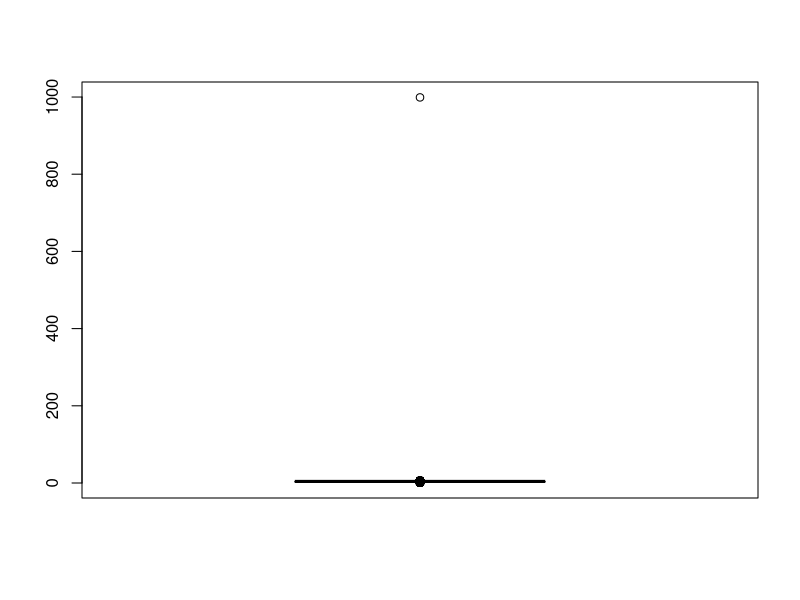
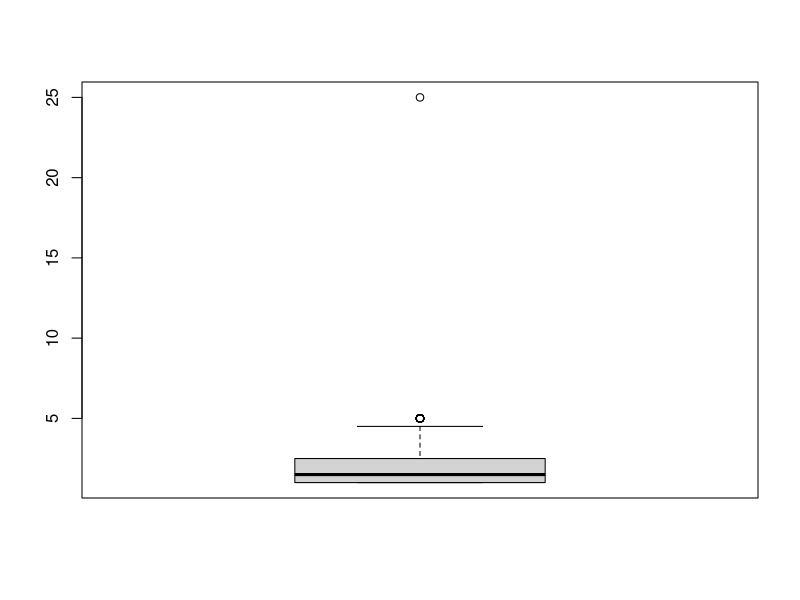
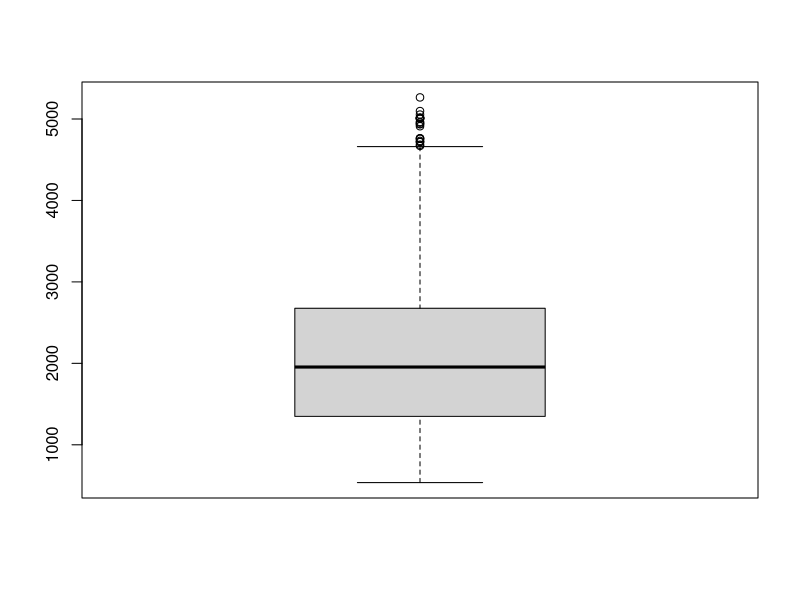
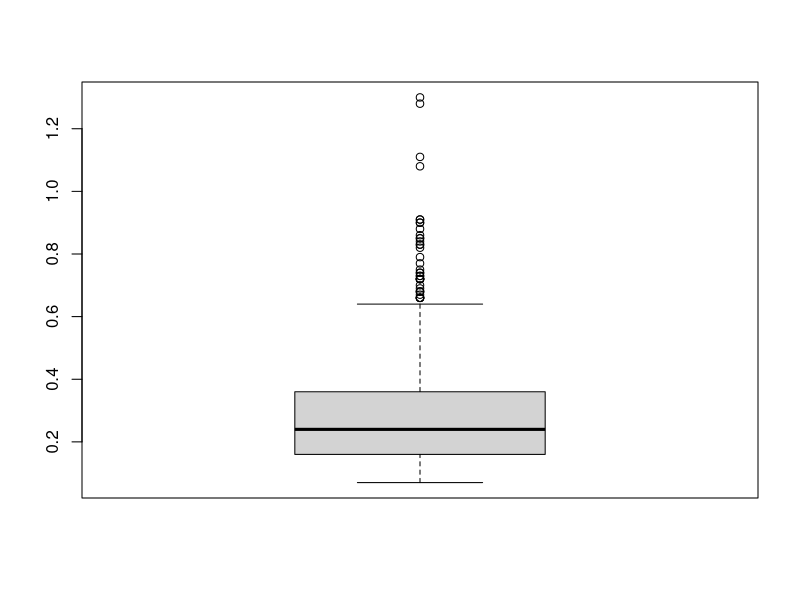
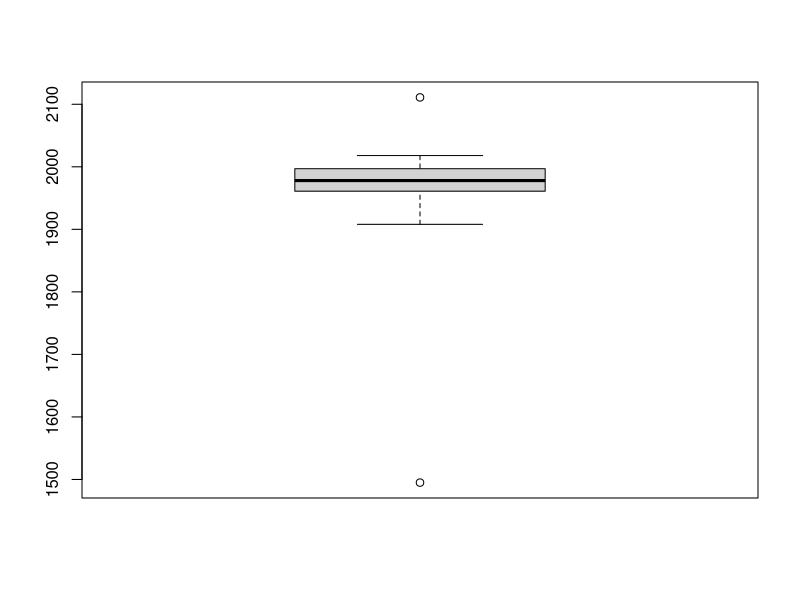
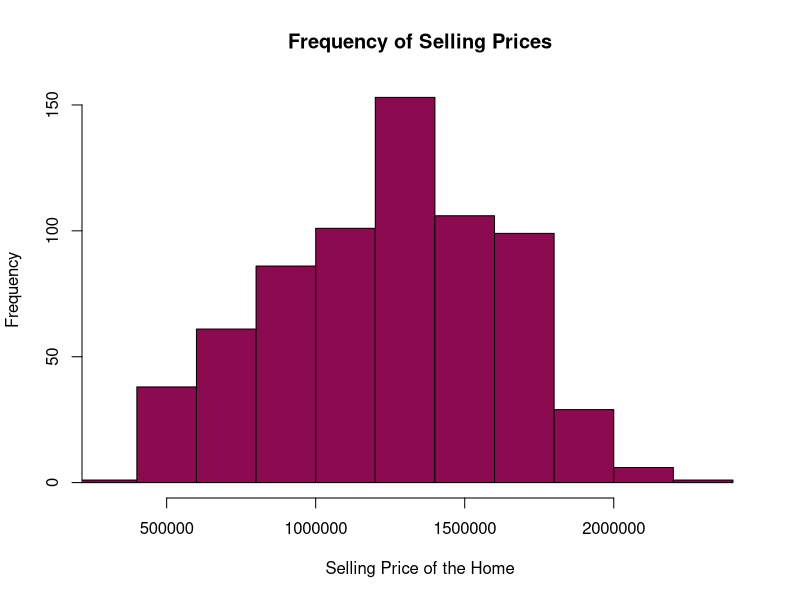
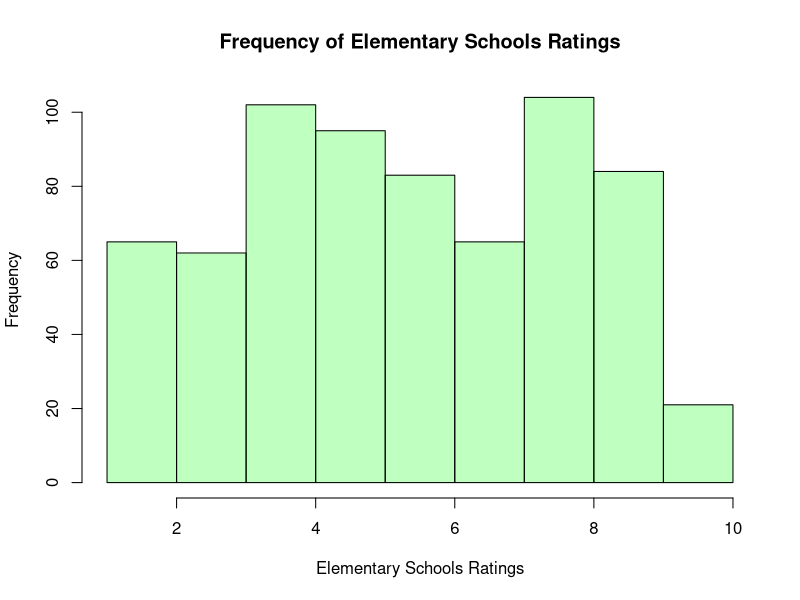
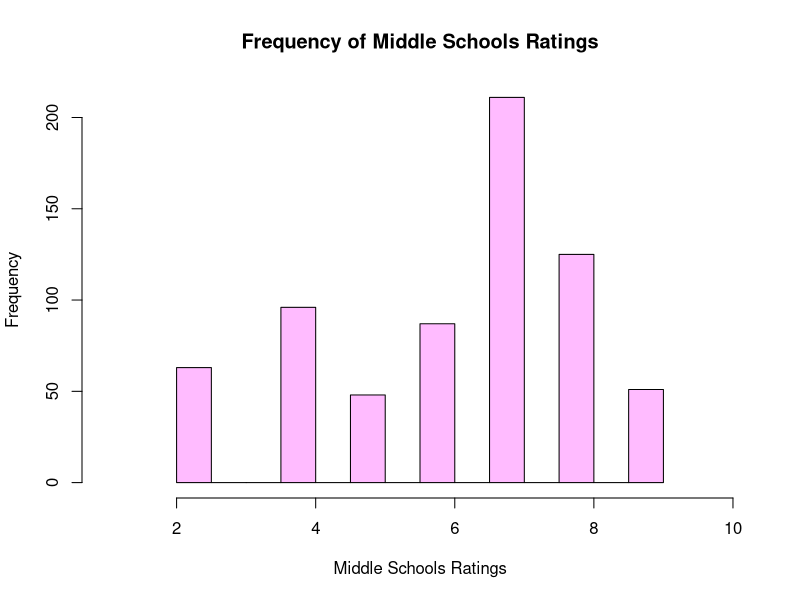

These figures' R source, in order:
library(tidyverse)
library(dplyr)

################## Reading the files ##################

housing <- read.csv("housing.csv", header = T)
housing <- as.data.frame(housing)

housing$neighborhood <- as.factor(housing$neighborhood)
housing$type <- as.factor(housing$type)
housing$levels <- as.factor(housing$levels)
housing$cooling <- as.factor(housing$cooling)
housing$heating <- as.factor(housing$heating)
housing$fireplace <- as.factor(housing$fireplace)
housing$elementary <- as.factor(housing$elementary)
housing$middle <- as.factor(housing$middle)
housing$high <- as.factor(housing$high)


schools <- read.csv("schools.csv", header = T)
schools <- as.data.frame(schools)


##########################################################


###################### Data Cleaning #####################

summary(housing)
# After running summary for housing, we see several NA's and abnormally large values,
# such as a house with 25 baths. This dataset requires some cleaning.

# Generated boxplots to investigate any outliers as evident from the summary
boxplot(housing$beds)
boxplot(housing$baths)
boxplot(housing$sqft)
boxplot(housing$lotsize)
boxplot(housing$year)


# Show how these columns with missing data do not have small enough p-value
# to indicate any correlations.


# Use Single Imputation to replace missing data with the mean value in columns
# sqft, lotsize, levels, cooling, heating, and fireplace.
housingClean <- housing
# Before replacing
summary(housingClean)
housingClean$sqft[is.na(housingClean$sqft)] <- mean(housingClean$sqft, na.rm = T)
housingClean$lotsize[is.na(housingClean$lotsize)] <- mean(housingClean$lotsize, na.rm = T)

housingClean <- mutate(housingClean, levels = recode(levels, "?" = "missing"))

housingClean$cooling = factor(housingClean$cooling, levels=c(levels(housingClean$cooling), "missing"))
housingClean$heating = factor(housingClean$heating, levels=c(levels(housingClean$heating), "missing"))
housingClean$fireplace = factor(housingClean$fireplace, levels=c(levels(housingClean$fireplace), "missing"))
housingClean[housingClean == ""] <- "missing"

# Getting rid of the blanks in data frame levels
housingClean$cooling <- droplevels(housingClean$cooling)
housingClean$heating <- droplevels(housingClean$heating)
housingClean$fireplace <- droplevels(housingClean$fireplace)


# Getting rid of two rows where beds are 999 and where the soldprice is 664
housingClean <- housingClean[-(which(housingClean$beds %in% 999)),]
housingClean <- housingClean[-(which(housingClean$soldprice %in% 664)),]

# Columns beds, baths, and year have incorrect values that were probably entered
# by mistake. They will be replaced.
housingClean[housingClean$baths == 25, "baths"] <- 2
housingClean[housingClean$year == 1495, "year"] <- 1995
housingClean[housingClean$year == 2111, "year"] <- 2011
# Town house and townhouse should be the same value as well
housingClean[housingClean$type == "town house", "type"] <- "townhouse"
housingClean$type <- droplevels(housingClean$type)

# After all the performed cleaning
summary(housingClean)


##########################################################


###################### Data Merging ######################

housingClean$elementary_size <- schools$size[match(housingClean$elementary, schools$school)]
housingClean$elementary_rating <- schools$rating[match(housingClean$elementary, schools$school)]

housingClean$middle_size <- schools$size[match(housingClean$middle, schools$school)]
housingClean$middle_rating <- schools$rating[match(housingClean$middle, schools$school)]

housingClean$high_size <- schools$size[match(housingClean$high, schools$school)]
housingClean$high_rating <- schools$rating[match(housingClean$high, schools$school)]

# Check the updated data
head(housingClean)


##########################################################


################## One-variable visuals ##################

# Histograms
hist(housingClean$soldprice, col="deeppink4", xlab="Selling Price of the Home",
	main="Frequency of Selling Prices", xlim= c(300000,2400000), freq = T)
hist(housingClean$elementary_rating, col=rgb(0,1,0,0.25), xlab="Elementary Schools Ratings", breaks = 10,
	main="Frequency of Elementary Schools Ratings", xlim= c(1,10), freq = T)
hist(housingClean$middle_rating, col="plum1", xlab="Middle Schools Ratings", breaks = 10,
	main="Frequency of Middle Schools Ratings", xlim= c(1,10), freq = T)
hist(housingClean$high_rating, col="cornflowerblue", xlab="High Schools Ratings", breaks = 10,
	main="Frequency of High Schools Ratings", xlim= c(1,10), freq = T)

# Boxplots
boxplot(housingClean$sqft, ylab="Unit Square Footage",
		col="salmon2", main="Unit Square Footage of Sold Houses")

boxplot(housingClean$lotsize, ylab="Lot Sizes",
		col="salmon2", main="Lot Sizes of Sold Houses")

boxplot(housingClean$year, ylab="Year the Unit Was Built",
		col="salmon2", main="Years of Sold Houses")

boxplot(housingClean$elementary_size, ylab="Sizes",
		col="salmon2", main="Sizes of Elementary Schools")

boxplot(housingClean$middle_size, ylab="Sizes",
		col="salmon2", main="Sizes of Middle Schools")

boxplot(housingClean$high_size, ylab="Sizes",
		col="salmon2", main="Sizes of High Schools")

# Barplots
bedstable <- table(housingClean$beds)
barplot(bedstable, ylab="Count", main="Number of Bedrooms in Sold Houses", ylim= c(0,200),
		xlab="Number of Bedrooms", col=rgb(0,0,1,0.25))

bathstable <- table(housingClean$baths)
barplot(bathstable, ylab="Count", main="Number of Bathrooms in Sold Houses", ylim= c(0,250),
		xlab="Number of Bathrooms", col=rgb(1,0,1,0.25))

neighborhoodtable <- table(housingClean$neighborhood)
barplot(neighborhoodtable, ylab="Count", main="Number of Neighborhoods of Sold Houses", ylim= c(0,150),
		xlab="Neighborhoods", col=rgb(1,1,0,0.25))

levelstable <- table(housingClean$levels)
barplot(levelstable, ylab="Count", main="Number of Levels in Sold Houses", ylim= c(0,500),
		xlab="Levels", col=rgb(1,1,0,0.25))

coolingtable <- table(housingClean$cooling)
barplot(coolingtable, ylab="Count", main="Cooling in Sold Houses", ylim= c(0,500),
		xlab="Cooling", col=rgb(1,1,0,0.5))

heatingtable <- table(housingClean$heating)
barplot(heatingtable, ylab="Count", main="Heating in Sold Houses", ylim= c(0,550),
		xlab="Heating", col=rgb(1,0,0,0.5))

fireplacetable <- table(housingClean$fireplace)
barplot(fireplacetable, ylab="Count", main="Fireplace in Sold Houses", ylim= c(0,500),
		xlab="Fireplace", col=rgb(0,1,0,0.5))

elementarytable <- table(housingClean$elementary)
barplot(elementarytable, ylab="Count", main="Elementary Schools Belonging", ylim=c(0,50), las = 2,
	cex.names = 0.5, font = 2, col=rgb(0,0,1,0.5))

middletable <- table(housingClean$middle)
barplot(middletable, ylab="Count", main="Middle Schools Belonging", ylim=c(0,60), las = 2,
	cex.names = 0.6, font = 2, col=rgb(1,0,1,0.75))

hightable <- table(housingClean$high)
barplot(hightable, ylab="Count", main="High Schools Belonging", ylim=c(0,70), las = 2,
	cex.names = 0.6, font = 2, col=rgb(0,1,1,0.75))


##########################################################


################## Two-variable visuals ##################

# Boxplot that explores the relationship between sold price and housing type
boxplot(housingClean$soldprice ~ housingClean$type, ylab = "Sold Price in $",
	main="Sold Price by Housing Type", xlab = "Housing Type",
	col=c("mediumpurple1","yellowgreen","burlywood2","cadetblue1","coral1"))

boxplot(housingClean$soldprice ~ housingClean$neighborhood, main="Sold Price by Neighborhood",
	xlab="Neighborhood", ylab="Sold Price", col=c("mediumpurple1","yellowgreen","burlywood2",
	"cadetblue1","coral1"))


# Histogram for difference in sold price with and without cooling
hist(housingClean$soldprice[housingClean$cooling=="No"], col=rgb(1,1,0,0.25),
	main="Difference in Sold Price With and Without Cooling",
	xlab="Sold Price", freq = F)

hist(housingClean$soldprice[housingClean$cooling=="Yes"], col=rgb(0,1,1,0.25), freq = F, add = T)

dens1 <- density(housingClean$soldprice[housingClean$cooling=="No"])
dens2 <- density(housingClean$soldprice[housingClean$cooling=="Yes"])

lines(dens1, lwd = 2, col="yellow")
lines(dens2, lwd = 2, col="cadetblue1")

legend("topright", c("without cooling", "with cooling"),col=c("yellow","cadetblue1"),lwd=20)

# Histogram for difference in sold price with and without fireplace
hist(housingClean$soldprice[housingClean$fireplace=="No"], col=rgb(1,1,0,0.25),
	main="Difference in Sold Price With and Without Fireplace",
	xlab="Sold Price", freq = F)

hist(housingClean$soldprice[housingClean$fireplace=="Yes"], col=rgb(0,1,1,0.25), freq = F, add = T)

dens1 <- density(housingClean$soldprice[housingClean$fireplace=="No"])
dens2 <- density(housingClean$soldprice[housingClean$fireplace=="Yes"])

lines(dens1, lwd = 2, col="yellow")
lines(dens2, lwd = 2, col="cadetblue1")

legend("topright", c("without fireplace", "with fireplace"),col=c("yellow","cadetblue1"),lwd=20)


# Simple Scatterplots
year_line <- lm(soldprice ~ year, data = housingClean)
plot(housingClean$year, housingClean$soldprice, main="Prices by Years",
   xlab="Years", ylab="Prices")
abline(year_line, col="black", lty=1, lwd=2)

plot(housingClean$beds, housingClean$soldprice, main="Prices by the Number of Bedrooms",
   xlab="Number of Bedrooms", ylab="Prices")

plot(housingClean$elementary_rating, housingClean$soldprice, main="Prices by Elementary Schools Ratings",
   xlab="Elementary Schools Ratings", ylab="Prices")

plot(housingClean$middle_rating, housingClean$soldprice, main="Prices by Middle Schools Ratings",
   xlab="Middle Schools Ratings", ylab="Prices")

plot(housingClean$high_rating, housingClean$soldprice, main="Prices by High Ratings",
   xlab="High Schools Ratings", ylab="Prices")

# High Density Plot for 4) Two-variable visuals was moved
# to the bottom due to conflicting libraries


##########################################################


######################## Analysis ########################

## Regression Models
# Explore relationship between housing factors
model1 <- lm(soldprice ~ sqft + lotsize + year + beds + baths, data = housingClean)
summary(model1)

# Explore relationship between housing factors
model2 <- lm(soldprice ~ neighborhood + type + levels + cooling + heating
		+ fireplace, data = housingClean)
summary(model2)

# Explore relationship between school factors
school_model <- lm(soldprice ~ elementary_rating + middle_rating + high_rating, data = housingClean)
summary(school_model)

# Focus only on the factors that are significant
model3 <- lm(soldprice ~ year + beds + neighborhood + type + cooling + heating
		+ middle_rating + high_rating, data = housingClean)
summary(model3)

# Notice that now cooling stopped being significant, remove it
model3 <- lm(soldprice ~ year + beds + neighborhood + type + heating
		+ middle_rating + high_rating, data = housingClean)
summary(model3)

# Thus, variables that have the most effect on housing prices are:
# year, number of beds and baths, if it's part of Gold or Green neighborhood,
# if the type is multi-family home, single-family home or townhouse, if it has
# heating, and the ratings of middle and high schools nearby.

# Regression equation (only significant coefficient values):
# -5047171.2 + 2687.5 * year + 81548.7 * beds + 83757.2 * neighborhoodGold
# + 37338.7 * neighborhoodGreen + 556288.2 * typemulti-family home + 574672.4 * typesingle-family home
# + 81928.7 * typetownhouse + 33776.4 * heatingYes + 11194.3 * middle_rating + 42529.6 * high_rating


## Clustering Models
(kmeans_2 <- kmeans(housingClean[,c("soldprice","sqft")], 2))
plot(housingClean[,c("soldprice","sqft")], col = kmeans_2$cluster,
	main="K-Means of Sold Prices by Unit Square Footage",
	xlab="Sold Prices", ylab="Unit Square Footage")
points(kmeans_2$centers, col = 1:2, pch = 8, cex = 5)

(kmeans_3 <- kmeans(housingClean[,c("soldprice","high_rating")], 3))
plot(housingClean[,c("soldprice","high_rating")], col = kmeans_3$cluster,
	main="K-Means of Sold Prices by High School Ratings", xlab="Sold Prices",
	ylab="High School Ratings")
points(kmeans_3$centers, col = 1:3, pch = 8, cex = 5)


##########################################################


################## Sensitivity Analysis ##################

# Since I used Single Imputation to replace missing data,
# this time I will use Listwise Deletion.

housing_alternative <- housing
housing_alternative[housing_alternative == ""] <- NA
housing_alternative[housing_alternative == "?"] <- NA

housing_alternative$levels <- droplevels(housing_alternative$levels)
housing_alternative$cooling <- droplevels(housing_alternative$cooling)
housing_alternative$heating <- droplevels(housing_alternative$heating)
housing_alternative$fireplace <- droplevels(housing_alternative$fireplace)

housing_alternative <- housing_alternative[!is.na(housing_alternative$sqft) & !is.na(housing_alternative$lotsize)
			& !is.na(housing_alternative$levels) & !is.na(housing_alternative$cooling)
			& !is.na(housing_alternative$heating) & !is.na(housing_alternative$fireplace),]

# Columns beds, baths, and year have incorrect values that were probably entered
# by mistake. They will be deleted.
housing_alternative <- housing_alternative[-(which(housing_alternative$soldprice %in% 664)),]
housing_alternative <- housing_alternative[-(which(housing_alternative$baths %in% 25)),]
housing_alternative <- housing_alternative[-(which(housing_alternative$year %in% 1495)),]
housing_alternative <- housing_alternative[-(which(housing_alternative$year %in% 2111)),]

# Town house and townhouse should be the same value as well
housing_alternative[housing_alternative$type == "town house", "type"] <- "townhouse"
housing_alternative$type <- droplevels(housing_alternative$type)

summary(housing_alternative)


###### Data Merging
housing_alternative$elementary_size <- schools$size[match(housing_alternative$elementary, schools$school)]
housing_alternative$elementary_rating <- schools$rating[match(housing_alternative$elementary, schools$school)]

housing_alternative$middle_size <- schools$size[match(housing_alternative$middle, schools$school)]
housing_alternative$middle_rating <- schools$rating[match(housing_alternative$middle, schools$school)]

housing_alternative$high_size <- schools$size[match(housing_alternative$high, schools$school)]
housing_alternative$high_rating <- schools$rating[match(housing_alternative$high, schools$school)]

# Check the updated data
head(housing_alternative)


###### Analysis
## Regression Models
# Explore relationship between housing factors
model4 <- lm(soldprice ~ sqft + lotsize + year + beds + baths, data = housing_alternative)
summary(model4)

# Explore relationship between housing factors
model5 <- lm(soldprice ~ neighborhood + type + levels + cooling + heating
		+ fireplace, data = housing_alternative)
summary(model5)

# Explore relationship between school factors
school_model2 <- lm(soldprice ~ elementary_rating + middle_rating + high_rating, data = housing_alternative)
summary(school_model2)

# Focus only on the factors that are significant
model6 <- lm(soldprice ~ year + beds + neighborhood + type + levels + heating
		+ middle_rating + high_rating, data = housing_alternative)
summary(model6)


## Clustering Models
(kmeans_4 <- kmeans(housing_alternative[,c("soldprice","sqft")], 2))
plot(housing_alternative[,c("soldprice","sqft")], col = kmeans_4$cluster,
	main="K-Means of Sold Prices by Unit Square Footage",
	xlab="Sold Prices", ylab="Unit Square Footage")
points(kmeans_4$centers, col = 1:2, pch = 8, cex = 5)

(kmeans_5 <- kmeans(housing_alternative[,c("soldprice","high_rating")], 3))
plot(housing_alternative[,c("soldprice","high_rating")], col = kmeans_5$cluster,
	main="K-Means of Sold Prices by High School Ratings", xlab="Sold Prices",
	ylab="High School Ratings")
points(kmeans_5$centers, col = 1:3, pch = 8, cex = 5)


library(car)
# High Density Plot for 4) Two-variable visuals
# Had to move it to the bottom because library(car) was overwriting
# some functions of dplyr required for data cleaning
sp(housingClean$middle_rating, housingClean$soldprice, jitter = list(x=2,y=2),
	main="Prices by Middle High Ratings", xlab="Middle Schools Ratings", ylab="Prices")
sp(housingClean$high_rating, housingClean$soldprice, jitter = list(x=2,y=2),
	main="Prices by High Ratings", xlab="High Schools Ratings", ylab="Prices")

sunflowerplot(housingClean$elementary, housingClean$elementary_rating,
	main="Number of Elementary Schools", xlab="Elementary Schools Ratings",
	ylab="Ratings (1-10)")


##########################################################
